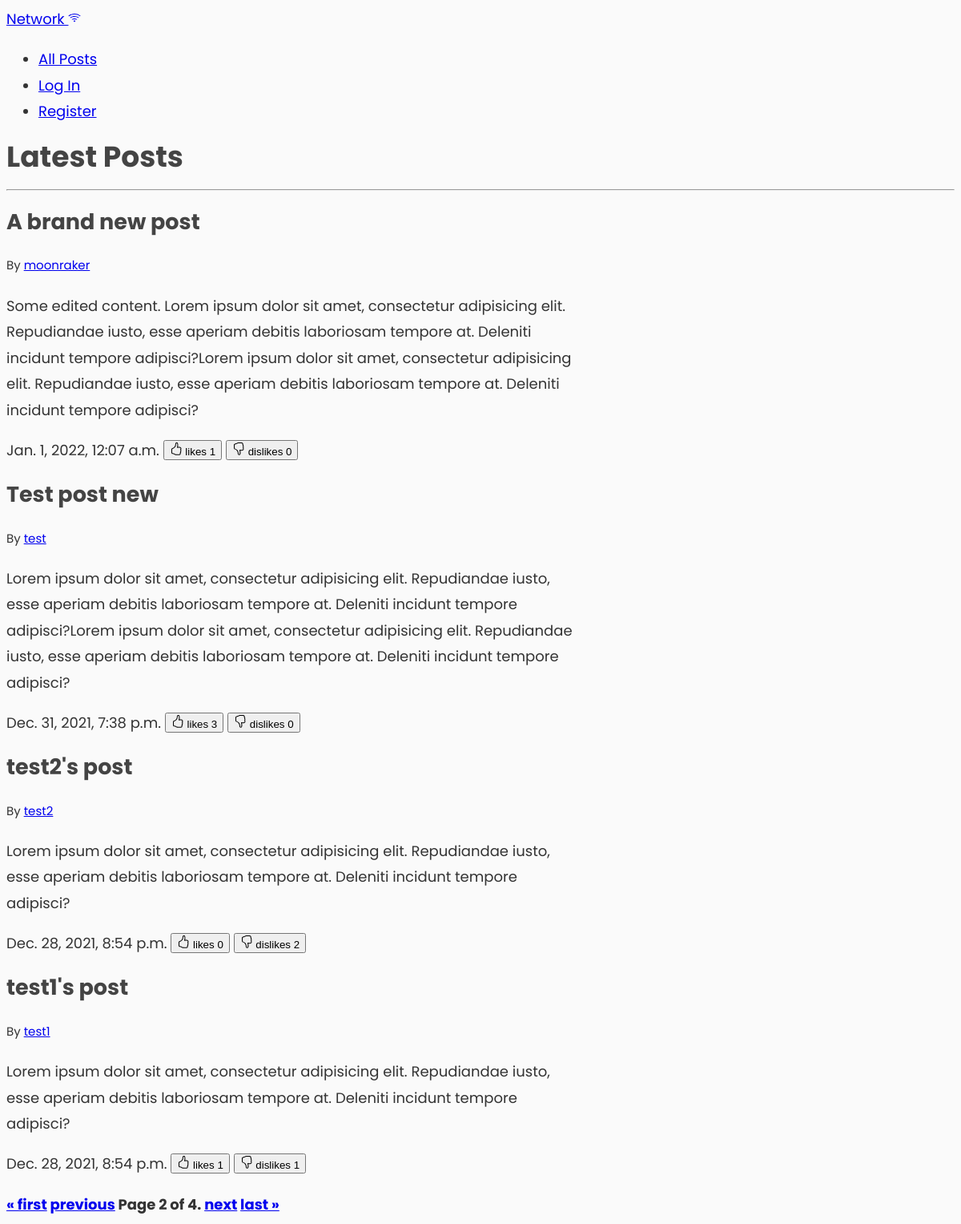
Screenshot of /?page=2 with the database file from the repository.
### network/models.py (models this page shows, shortened)
class Posts(models.Model):
    __tablename__ = "posts"
    user_id = models.ForeignKey(User, on_delete=models.CASCADE, related_name="posts")
    title = models.CharField(max_length=255)
    content = models.TextField()
    created_at = models.DateTimeField(auto_now_add=True)
    updated_at = models.DateTimeField(auto_now=True)
    slug = models.CharField(max_length=255)
    class Meta:
        verbose_name_plural = "Posts"
        ordering = ["-created_at"]

class User(AbstractUser):
    __tablename__ = "user"

### network/views.py (the view)
# urls.py: path("", views.index, name="index"),
def index(request):
    post_obj = Posts.objects.all()
    paginator = Paginator(post_obj, 4)
    page_number = request.GET.get("page")
    page_obj = paginator.get_page(page_number)
    context = {
        "user": request.user,
        "post": Posts.objects.get(id=1),
        "page_obj": page_obj,
        "post_obj": post_obj,
    }
    return render(request, "network/index.html", context=context)

### network/templatetags/get_dislikes.py (called while the page is built)
@register.filter
def get_dislikes(post):
    return Dislikes.objects.filter(post_id=post.id).count()

### network/templatetags/get_likes.py (called while the page is built)
@register.filter
def get_likes(post):
    return Likes.objects.filter(post_id=post.id).count()

### network/views.py (called while the page is built)
def posts(request):
    return {"posts": Posts.objects.all().order_by("-created_at")}

### network/templates/network/index.html (shortened to what this page needs)
{% extends "network/layout.html" %}
{% load static %}
{% load get_likes %}
{% load get_dislikes %}
{% block body %}
<div class="container vstack">
    <h1 class="display-6 my-3 mx-auto">Latest Posts</h1>
    <hr />
    {% for post in page_obj %}
    <div class="card  post mt-3 p-3 bg-light border mx-auto shadow">
        <h2 class="card-title card-header text-center">{{ post.title }}</h2>
        <small>
            <p class="text-muted  text-center">
                By <a href="profile/{{ post.user_id.username }}" class="link-secondary"> {{ post.user_id.username }}</a>
            </p>
        </small>
        <div class="card-body mb-2">
            <p class="card-text mb-2">{{ post.content }}</p>
            <p class="card-text text-muted small text-center">
                <span>
                    {{ post.created_at }}
                    <button class="btn btn-outline-secondary btn-sm ms-auto like" data-postid="{{ post.id }}" data-likeId="{{ post.id }}">
                        likes {{ post|get_likes }}
                    </button>
                    <button class="btn btn-outline-secondary btn-sm ms-auto dislike" data-postid="{{ post.id }}" data-dislikeId="{{ post.id }}">
                        dislikes {{ post|get_dislikes }}
                    </button>
                </span>
            </p>
        </div>
    </div>
    {% endfor %}
</div>
<div class="row">
    <div class="col-12 text-center bold-text">
        <span class="step-links"><strong>
                {% if page_obj.has_previous %}
                <a href="?page=1" class="link-secondary">&laquo; first</a>
                <a href="?page={{ page_obj.previous_page_number }}" class="link-secondary">previous</a>
                {% endif %}
                <span class="current">
                    Page {{ page_obj.number }} of {{ page_obj.paginator.num_pages }}.
                </span>
                {% if page_obj.has_next %}
                <a href="?page={{ page_obj.next_page_number }}" class="link-secondary">next</a>
                <a href="?page={{ page_obj.paginator.num_pages }}" class="link-secondary">last &raquo;</a>
                {% endif %}
            </strong></span>
    </div>
</div>
{% endblock body %}

### network/templates/network/layout.html (shortened to what this page needs)
{% load static %}
<!DOCTYPE html>
<html lang="en">
    <head>
        <link href="https://cdn.jsdelivr.net/npm/bootstrap@5.1.3/dist/css/bootstrap.min.css" rel="stylesheet"integrity="sha384-1BmE4kWBq78iYhFldvKuhfTAU6auU8tT94WrHftjDbrCEXSU1oBoqyl2QvZ6jIW3">
        <link href="{% static 'styles.css' %}" rel="stylesheet">
    </head>
    <body class="bg-light bg-gradient bg-opacity-10">
        <nav class="navbar navbar-expand-lg navbar-dark bg-secondary bg-gradient">
            <a class="navbar-brand fs-2" href="#">Network
            </a>
            <div>
              <ul class="navbar-nav mr-auto nav-pills">
                <li class="nav-item">
                  <a class="nav-link" href="{% url 'index' %}">All Posts</a>
                </li>
                {% if user.is_authenticated %}
                    <li class="nav-item">
                        <a class="nav-link" href="{% url 'new_post' %}">New Post</a>
                    </li>
                    <li class="nav-item">
                        <a class="nav-link" href="{% url 'following' %}">Following</a>
                    </li>
                    <li class="nav-item">
                        <a class="nav-link" href="{% url 'logout' %}">Log Out</a>
                    </li>
                {% else %}
                    <li class="nav-item">
                        <a class="nav-link" href="{% url 'login' %}">Log In</a>
                    </li>
                    <li class="nav-item">
                        <a class="nav-link" href="{% url 'register' %}">Register</a>
                    </li>
                {% endif %}
              </ul>
            </div>
          </nav>
            {% block body %}
            {% endblock body %}
    </body>
</html>

### network/static/styles.css (style rules this page uses)
body { background: #fafafa; color: #333333; line-height: 1.8em; font-family: 'Poppins', sans-serif; font-size: 18px; }
h1, h2, h3, h4, h5, h6 { color: #444444; }
.post { min-height: 30vh; max-width: 60vw; }

### rows the page displays
Posts: title "A brand new post", user_id.username "moonraker", content "Some edited content. Lorem ipsum dolor sit amet, consectetur adipisicing elit. Repudiandae iusto, esse aperiam debitis laboriosam tempore at. Deleniti incidunt tempore adipisci?Lorem ipsum dolor sit amet, consectetur adipisicing elit. Repudiandae iusto, esse aperiam debitis laboriosam tempore at. Deleniti incidunt tempore adipisci?", created_at "Jan. 1, 2022, 12:07 a.m.", id "1", id "0"
Posts: title "Test post new", user_id.username "test", content "Lorem ipsum dolor sit amet, consectetur adipisicing elit. Repudiandae iusto, esse aperiam debitis laboriosam tempore at. Deleniti incidunt tempore adipisci?Lorem ipsum dolor sit amet, consectetur adipisicing elit. Repudiandae iusto, esse aperiam debitis laboriosam tempore at. Deleniti incidunt tempore adipisci?", created_at "Dec. 31, 2021, 7:38 p.m.", id "3", id "0"
Posts: title "test2's post", user_id.username "test2", content "Lorem ipsum dolor sit amet, consectetur adipisicing elit. Repudiandae iusto, esse aperiam debitis laboriosam tempore at. Deleniti incidunt tempore adipisci?", created_at "Dec. 28, 2021, 8:54 p.m.", id "0", id "2"
Posts: title "test1's post", user_id.username "test1", content "Lorem ipsum dolor sit amet, consectetur adipisicing elit. Repudiandae iusto, esse aperiam debitis laboriosam tempore at. Deleniti incidunt tempore adipisci?", created_at "Dec. 28, 2021, 8:54 p.m.", id "1"

### other values shown
{{ page_obj.number }} "2"
{{ page_obj.paginator.num_pages }} "4"
